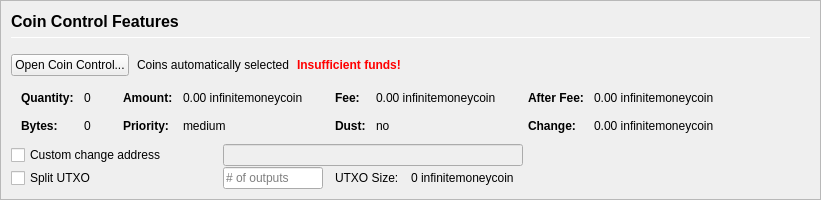
         <widget class="QFrame" name="frameCoinControl">
          <property name="sizePolicy">
           <sizepolicy hsizetype="Expanding" vsizetype="Expanding">
            <horstretch>0</horstretch>
            <verstretch>0</verstretch>
           </sizepolicy>
          </property>
          <property name="maximumSize">
           <size>
            <width>16777215</width>
            <height>16777215</height>
           </size>
          </property>
          <property name="frameShape">
           <enum>QFrame::StyledPanel</enum>
          </property>
          <property name="frameShadow">
           <enum>QFrame::Sunken</enum>
          </property>
          <layout class="QVBoxLayout" name="verticalLayoutCoinControl2">
           <property name="spacing">
            <number>0</number>
           </property>
           <property name="leftMargin">
            <number>0</number>
           </property>
           <property name="topMargin">
            <number>0</number>
           </property>
           <property name="rightMargin">
            <number>0</number>
           </property>
           <property name="bottomMargin">
            <number>0</number>
           </property>
           <item>
            <widget class="QFrame" name="frameCoinControl_BG">
             <layout class="QVBoxLayout" name="verticalLayoutCoinControl" stretch="0,0,0,0,0,0">
              <property name="spacing">
               <number>1</number>
              </property>
              <property name="leftMargin">
               <number>10</number>
              </property>
              <property name="topMargin">
               <number>10</number>
              </property>
              <item>
               <layout class="QHBoxLayout" name="horizontalLayoutCoinControl1">
                <property name="bottomMargin">
                 <number>15</number>
                </property>
                <item>
                 <layout class="QVBoxLayout" name="verticalLayout_3">
                  <property name="spacing">
                   <number>6</number>
                  </property>
                  <item>
                   <widget class="QLabel" name="labelCoinControlFeatures">
                    <property name="sizePolicy">
                     <sizepolicy hsizetype="Preferred" vsizetype="Maximum">
                      <horstretch>0</horstretch>
                      <verstretch>0</verstretch>
                     </sizepolicy>
                    </property>
                    <property name="minimumSize">
                     <size>
                      <width>0</width>
                      <height>20</height>
                     </size>
                    </property>
                    <property name="font">
                     <font>
                      <pointsize>12</pointsize>
                      <weight>75</weight>
                      <bold>true</bold>
                     </font>
                    </property>
                    <property name="styleSheet">
                     <string notr="true">font-weight:bold;</string>
                    </property>
                    <property name="text">
                     <string>Coin Control Features</string>
                    </property>
                   </widget>
                  </item>
                  <item>
                   <widget class="Line" name="line">
                    <property name="minimumSize">
                     <size>
                      <width>0</width>
                      <height>1</height>
                     </size>
                    </property>
                    <property name="maximumSize">
                     <size>
                      <width>16777215</width>
                      <height>1</height>
                     </size>
                    </property>
                    <property name="orientation">
                     <enum>Qt::Horizontal</enum>
                    </property>
                   </widget>
                  </item>
                 </layout>
                </item>
               </layout>
              </item>
              <item>
               <layout class="QHBoxLayout" name="horizontalLayoutCoinControl2" stretch="0,0,0,0">
                <property name="spacing">
                 <number>8</number>
                </property>
                <property name="bottomMargin">
                 <number>10</number>
                </property>
                <item>
                 <widget class="QPushButton" name="pushButtonCoinControl">
                  <property name="styleSheet">
                   <string notr="true"/>
                  </property>
                  <property name="text">
                   <string>Open Coin Control...</string>
                  </property>
                  <property name="autoDefault">
                   <bool>false</bool>
                  </property>
                 </widget>
                </item>
                <item>
                 <widget class="QLabel" name="labelCoinControlAutomaticallySelected">
                  <property name="text">
                   <string>Coins automatically selected</string>
                  </property>
                  <property name="margin">
                   <number>5</number>
                  </property>
                 </widget>
                </item>
                <item>
                 <widget class="QLabel" name="labelCoinControlInsuffFunds">
                  <property name="font">
                   <font>
                    <weight>75</weight>
                    <bold>true</bold>
                   </font>
                  </property>
                  <property name="styleSheet">
                   <string notr="true">color:red;font-weight:bold;</string>
                  </property>
                  <property name="text">
                   <string>Insufficient funds!</string>
                  </property>
                  <property name="margin">
                   <number>5</number>
                  </property>
                 </widget>
                </item>
                <item>
                 <spacer name="horizontalSpacerCoinControl">
                  <property name="orientation">
                   <enum>Qt::Horizontal</enum>
                  </property>
                  <property name="sizeHint" stdset="0">
                   <size>
                    <width>40</width>
                    <height>1</height>
                   </size>
                  </property>
                 </spacer>
                </item>
               </layout>
              </item>
              <item>
               <widget class="QWidget" name="widgetCoinControl" native="true">
                <property name="sizePolicy">
                 <sizepolicy hsizetype="Preferred" vsizetype="Preferred">
                  <horstretch>0</horstretch>
                  <verstretch>0</verstretch>
                 </sizepolicy>
                </property>
                <property name="minimumSize">
                 <size>
                  <width>0</width>
                  <height>0</height>
                 </size>
                </property>
                <property name="styleSheet">
                 <string notr="true"/>
                </property>
                <layout class="QHBoxLayout" name="horizontalLayoutCoinControl5">
                 <property name="leftMargin">
                  <number>0</number>
                 </property>
                 <property name="topMargin">
                  <number>0</number>
                 </property>
                 <property name="rightMargin">
                  <number>0</number>
                 </property>
                 <property name="bottomMargin">
                  <number>0</number>
                 </property>
                 <item>
                  <layout class="QHBoxLayout" name="horizontalLayoutCoinControl3" stretch="0,0,0,1">
                   <property name="spacing">
                    <number>20</number>
                   </property>
                   <property name="topMargin">
                    <number>0</number>
                   </property>
                   <property name="bottomMargin">
                    <number>10</number>
                   </property>
                   <item>
                    <layout class="QFormLayout" name="formLayoutCoinControl1">
                     <property name="horizontalSpacing">
                      <number>10</number>
                     </property>
                     <property name="verticalSpacing">
                      <number>14</number>
                     </property>
                     <property name="leftMargin">
                      <number>10</number>
                     </property>
                     <property name="topMargin">
                      <number>4</number>
                     </property>
                     <property name="rightMargin">
                      <number>6</number>
                     </property>
                     <item row="0" column="0">
                      <widget class="QLabel" name="labelCoinControlQuantityText">
                       <property name="font">
                        <font>
                         <weight>75</weight>
                         <bold>true</bold>
                        </font>
                       </property>
                       <property name="text">
                        <string>Quantity:</string>
                       </property>
                       <property name="margin">
                        <number>0</number>
                       </property>
                      </widget>
                     </item>
                     <item row="0" column="1">
                      <widget class="QLabel" name="labelCoinControlQuantity">
                       <property name="cursor">
                        <cursorShape>IBeamCursor</cursorShape>
                       </property>
                       <property name="contextMenuPolicy">
                        <enum>Qt::ActionsContextMenu</enum>
                       </property>
                       <property name="text">
                        <string notr="true">0</string>
                       </property>
                       <property name="margin">
                        <number>0</number>
                       </property>
                       <property name="textInteractionFlags">
                        <set>Qt::LinksAccessibleByMouse|Qt::TextSelectableByKeyboard|Qt::TextSelectableByMouse</set>
                       </property>
                      </widget>
                     </item>
                     <item row="1" column="0">
                      <widget class="QLabel" name="labelCoinControlBytesText">
                       <property name="font">
                        <font>
                         <weight>75</weight>
                         <bold>true</bold>
                        </font>
                       </property>
                       <property name="text">
                        <string>Bytes:</string>
                       </property>
                      </widget>
                     </item>
                     <item row="1" column="1">
                      <widget class="QLabel" name="labelCoinControlBytes">
                       <property name="cursor">
                        <cursorShape>IBeamCursor</cursorShape>
                       </property>
                       <property name="contextMenuPolicy">
                        <enum>Qt::ActionsContextMenu</enum>
                       </property>
                       <property name="text">
                        <string notr="true">0</string>
                       </property>
                       <property name="textInteractionFlags">
                        <set>Qt::LinksAccessibleByMouse|Qt::TextSelectableByKeyboard|Qt::TextSelectableByMouse</set>
                       </property>
                      </widget>
                     </item>
                    </layout>
                   </item>
                   <item>
                    <layout class="QFormLayout" name="formLayoutCoinControl2">
                     <property name="horizontalSpacing">
                      <number>10</number>
                     </property>
                     <property name="verticalSpacing">
                      <number>14</number>
                     </property>
                     <property name="leftMargin">
                      <number>6</number>
                     </property>
                     <property name="topMargin">
                      <number>4</number>
                     </property>
                     <property name="rightMargin">
                      <number>6</number>
                     </property>
                     <item row="0" column="0">
                      <widget class="QLabel" name="labelCoinControlAmountText">
                       <property name="font">
                        <font>
                         <weight>75</weight>
                         <bold>true</bold>
                        </font>
                       </property>
                       <property name="text">
                        <string>Amount:</string>
                       </property>
                       <property name="margin">
                        <number>0</number>
                       </property>
                      </widget>
                     </item>
                     <item row="0" column="1">
                      <widget class="QLabel" name="labelCoinControlAmount">
                       <property name="cursor">
                        <cursorShape>IBeamCursor</cursorShape>
                       </property>
                       <property name="contextMenuPolicy">
                        <enum>Qt::ActionsContextMenu</enum>
                       </property>
                       <property name="text">
                        <string notr="true">0.00 infinitemoneycoin</string>
                       </property>
                       <property name="textInteractionFlags">
                        <set>Qt::LinksAccessibleByMouse|Qt::TextSelectableByKeyboard|Qt::TextSelectableByMouse</set>
                       </property>
                      </widget>
                     </item>
                     <item row="1" column="0">
                      <widget class="QLabel" name="labelCoinControlPriorityText">
                       <property name="font">
                        <font>
                         <weight>75</weight>
                         <bold>true</bold>
                        </font>
                       </property>
                       <property name="text">
                        <string>Priority:</string>
                       </property>
                      </widget>
                     </item>
                     <item row="1" column="1">
                      <widget class="QLabel" name="labelCoinControlPriority">
                       <property name="cursor">
                        <cursorShape>IBeamCursor</cursorShape>
                       </property>
                       <property name="contextMenuPolicy">
                        <enum>Qt::ActionsContextMenu</enum>
                       </property>
                       <property name="text">
                        <string>medium</string>
                       </property>
                       <property name="textInteractionFlags">
                        <set>Qt::LinksAccessibleByMouse|Qt::TextSelectableByKeyboard|Qt::TextSelectableByMouse</set>
                       </property>
                      </widget>
                     </item>
                    </layout>
                   </item>
                   <item>
                    <layout class="QFormLayout" name="formLayoutCoinControl3">
                     <property name="horizontalSpacing">
                      <number>10</number>
                     </property>
                     <property name="verticalSpacing">
                      <number>14</number>
                     </property>
                     <property name="leftMargin">
                      <number>6</number>
                     </property>
                     <property name="topMargin">
                      <number>4</number>
                     </property>
                     <property name="rightMargin">
                      <number>6</number>
                     </property>
                     <item row="0" column="0">
                      <widget class="QLabel" name="labelCoinControlFeeText">
                       <property name="font">
                        <font>
                         <weight>75</weight>
                         <bold>true</bold>
                        </font>
                       </property>
                       <property name="text">
                        <string>Fee:</string>
                       </property>
                       <property name="margin">
                        <number>0</number>
                       </property>
                      </widget>
                     </item>
                     <item row="0" column="1">
                      <widget class="QLabel" name="labelCoinControlFee">
                       <property name="cursor">
                        <cursorShape>IBeamCursor</cursorShape>
                       </property>
                       <property name="contextMenuPolicy">
                        <enum>Qt::ActionsContextMenu</enum>
                       </property>
                       <property name="text">
                        <string notr="true">0.00 infinitemoneycoin</string>
                       </property>
                       <property name="textInteractionFlags">
                        <set>Qt::LinksAccessibleByMouse|Qt::TextSelectableByKeyboard|Qt::TextSelectableByMouse</set>
                       </property>
                      </widget>
                     </item>
                     <item row="1" column="0">
                      <widget class="QLabel" name="labelCoinControlLowOutputText">
                       <property name="font">
                        <font>
                         <weight>75</weight>
                         <bold>true</bold>
                        </font>
                       </property>
                       <property name="text">
                        <string>Dust:</string>
                       </property>
                      </widget>
                     </item>
                     <item row="1" column="1">
                      <widget class="QLabel" name="labelCoinControlLowOutput">
                       <property name="cursor">
                        <cursorShape>IBeamCursor</cursorShape>
                       </property>
                       <property name="contextMenuPolicy">
                        <enum>Qt::ActionsContextMenu</enum>
                       </property>
                       <property name="text">
                        <string>no</string>
                       </property>
                       <property name="textInteractionFlags">
                        <set>Qt::LinksAccessibleByMouse|Qt::TextSelectableByKeyboard|Qt::TextSelectableByMouse</set>
                       </property>
                      </widget>
                     </item>
                    </layout>
                   </item>
                   <item>
                    <layout class="QFormLayout" name="formLayoutCoinControl4">
                     <property name="horizontalSpacing">
                      <number>10</number>
                     </property>
                     <property name="verticalSpacing">
                      <number>14</number>
                     </property>
                     <property name="leftMargin">
                      <number>6</number>
                     </property>
                     <property name="topMargin">
                      <number>4</number>
                     </property>
                     <property name="rightMargin">
                      <number>6</number>
                     </property>
                     <item row="0" column="0">
                      <widget class="QLabel" name="labelCoinControlAfterFeeText">
                       <property name="font">
                        <font>
                         <weight>75</weight>
                         <bold>true</bold>
                        </font>
                       </property>
                       <property name="text">
                        <string>After Fee:</string>
                       </property>
                       <property name="margin">
                        <number>0</number>
                       </property>
                      </widget>
                     </item>
                     <item row="0" column="1">
                      <widget class="QLabel" name="labelCoinControlAfterFee">
                       <property name="cursor">
                        <cursorShape>IBeamCursor</cursorShape>
                       </property>
                       <property name="contextMenuPolicy">
                        <enum>Qt::ActionsContextMenu</enum>
                       </property>
                       <property name="text">
                        <string notr="true">0.00 infinitemoneycoin</string>
                       </property>
                       <property name="textInteractionFlags">
                        <set>Qt::LinksAccessibleByMouse|Qt::TextSelectableByKeyboard|Qt::TextSelectableByMouse</set>
                       </property>
                      </widget>
                     </item>
                     <item row="1" column="0">
                      <widget class="QLabel" name="labelCoinControlChangeText">
                       <property name="font">
                        <font>
                         <weight>75</weight>
                         <bold>true</bold>
                        </font>
                       </property>
                       <property name="text">
                        <string>Change:</string>
                       </property>
                      </widget>
                     </item>
                     <item row="1" column="1">
                      <widget class="QLabel" name="labelCoinControlChange">
                       <property name="cursor">
                        <cursorShape>IBeamCursor</cursorShape>
                       </property>
                       <property name="contextMenuPolicy">
                        <enum>Qt::ActionsContextMenu</enum>
                       </property>
                       <property name="text">
                        <string notr="true">0.00 infinitemoneycoin</string>
                       </property>
                       <property name="textInteractionFlags">
                        <set>Qt::LinksAccessibleByMouse|Qt::TextSelectableByKeyboard|Qt::TextSelectableByMouse</set>
                       </property>
                      </widget>
                     </item>
                    </layout>
                   </item>
                  </layout>
                 </item>
                </layout>
               </widget>
              </item>
              <item>
               <layout class="QHBoxLayout" name="horizontalLayoutCoinControl4">
                <property name="spacing">
                 <number>12</number>
                </property>
                <property name="sizeConstraint">
                 <enum>QLayout::SetDefaultConstraint</enum>
                </property>
                <property name="topMargin">
                 <number>0</number>
                </property>
                <property name="rightMargin">
                 <number>0</number>
                </property>
                <item>
                 <widget class="QCheckBox" name="checkBoxCoinControlChange">
                  <property name="sizePolicy">
                   <sizepolicy hsizetype="Preferred" vsizetype="Preferred">
                    <horstretch>0</horstretch>
                    <verstretch>0</verstretch>
                   </sizepolicy>
                  </property>
                  <property name="minimumSize">
                   <size>
                    <width>200</width>
                    <height>0</height>
                   </size>
                  </property>
                  <property name="maximumSize">
                   <size>
                    <width>200</width>
                    <height>16777215</height>
                   </size>
                  </property>
                  <property name="toolTip">
                   <string>If this is activated, but the change address is empty or invalid, change will be sent to a newly generated address.</string>
                  </property>
                  <property name="text">
                   <string>Custom change address</string>
                  </property>
                 </widget>
                </item>
                <item>
                 <widget class="QValidatedLineEdit" name="lineEditCoinControlChange">
                  <property name="enabled">
                   <bool>false</bool>
                  </property>
                  <property name="sizePolicy">
                   <sizepolicy hsizetype="Preferred" vsizetype="Preferred">
                    <horstretch>0</horstretch>
                    <verstretch>0</verstretch>
                   </sizepolicy>
                  </property>
                  <property name="minimumSize">
                   <size>
                    <width>300</width>
                    <height>0</height>
                   </size>
                  </property>
                 </widget>
                </item>
                <item>
                 <widget class="QLabel" name="labelCoinControlChangeLabel">
                  <property name="sizePolicy">
                   <sizepolicy hsizetype="Preferred" vsizetype="Preferred">
                    <horstretch>0</horstretch>
                    <verstretch>0</verstretch>
                   </sizepolicy>
                  </property>
                  <property name="minimumSize">
                   <size>
                    <width>100</width>
                    <height>0</height>
                   </size>
                  </property>
                  <property name="text">
                   <string/>
                  </property>
                  <property name="margin">
                   <number>3</number>
                  </property>
                 </widget>
                </item>
               </layout>
              </item>
              <item>
               <layout class="QHBoxLayout" name="horizontalLayoutCoinControl6">
                <property name="spacing">
                 <number>12</number>
                </property>
                <property name="rightMargin">
                 <number>0</number>
                </property>
                <item>
                 <widget class="QCheckBox" name="splitBlockCheckBox">
                  <property name="sizePolicy">
                   <sizepolicy hsizetype="Preferred" vsizetype="Preferred">
                    <horstretch>0</horstretch>
                    <verstretch>0</verstretch>
                   </sizepolicy>
                  </property>
                  <property name="minimumSize">
                   <size>
                    <width>200</width>
                    <height>0</height>
                   </size>
                  </property>
                  <property name="maximumSize">
                   <size>
                    <width>200</width>
                    <height>16777215</height>
                   </size>
                  </property>
                  <property name="text">
                   <string>Split UTXO</string>
                  </property>
                 </widget>
                </item>
                <item>
                 <widget class="QLineEdit" name="splitBlockLineEdit">
                  <property name="sizePolicy">
                   <sizepolicy hsizetype="Preferred" vsizetype="Preferred">
                    <horstretch>50</horstretch>
                    <verstretch>0</verstretch>
                   </sizepolicy>
                  </property>
                  <property name="minimumSize">
                   <size>
                    <width>100</width>
                    <height>0</height>
                   </size>
                  </property>
                  <property name="maximumSize">
                   <size>
                    <width>100</width>
                    <height>16777215</height>
                   </size>
                  </property>
                  <property name="placeholderText">
                   <string># of outputs</string>
                  </property>
                 </widget>
                </item>
                <item>
                 <widget class="QLabel" name="labelBlockSizeText">
                  <property name="text">
                   <string>UTXO Size:</string>
                  </property>
                 </widget>
                </item>
                <item>
                 <widget class="QLabel" name="labelBlockSize">
                  <property name="text">
                   <string>0 infinitemoneycoin</string>
                  </property>
                 </widget>
                </item>
                <item>
                 <spacer name="horizontalSpacer_7">
                  <property name="orientation">
                   <enum>Qt::Horizontal</enum>
                  </property>
                  <property name="sizeHint" stdset="0">
                   <size>
                    <width>40</width>
                    <height>20</height>
                   </size>
                  </property>
                 </spacer>
                </item>
               </layout>
              </item>
              <item>
               <spacer name="verticalSpacerCoinControl">
                <property name="orientation">
                 <enum>Qt::Vertical</enum>
                </property>
                <property name="sizeHint" stdset="0">
                 <size>
                  <width>800</width>
                  <height>1</height>
                 </size>
                </property>
               </spacer>
              </item>
             </layout>
            </widget>
           </item>
          </layout>
         </widget>
